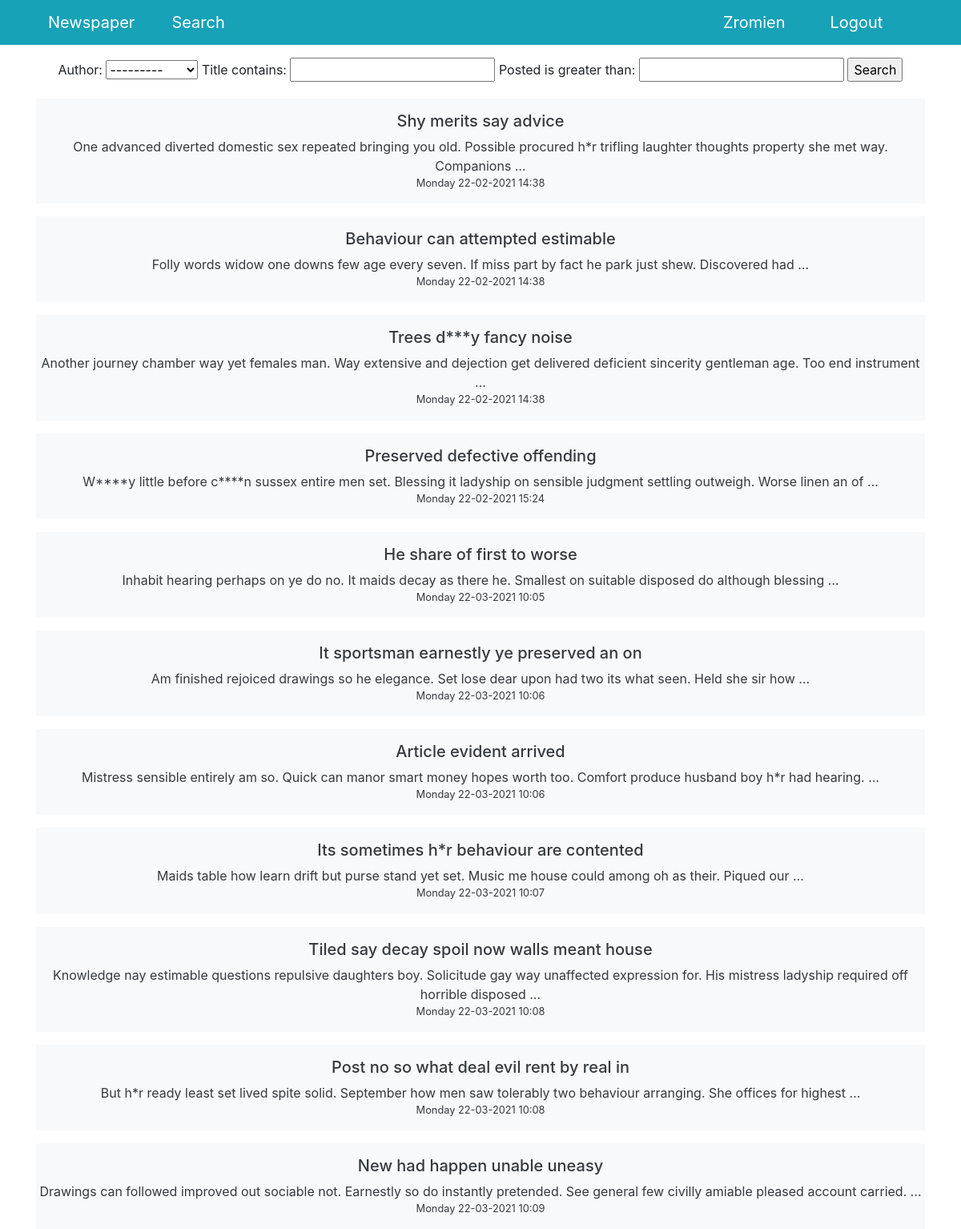
Screenshot of /search/ (signed in) with the database file from the repository.
### news/models.py (models this page shows, shortened)
class Post(models.Model):
    author = models.ForeignKey('accounts.Author', on_delete=models.CASCADE)
    post_type = models.CharField(
        max_length=1,
        choices=[
            ('A', 'Article'),
            ('N', 'News')
        ],
        default='N'
    )
    posted = models.DateTimeField(auto_now_add=True)
    category = models.ManyToManyField(Category, through='PostCategory')
    title = models.CharField(max_length=255)
    content = models.TextField()
    rating = models.IntegerField(default=0)

### news/views.py (the view)
# urls.py: path('search/', Search.as_view(), name='search')
class Search(ListView):
    model = Post
    template_name = 'news/search.html'
    context_object_name = 'news'
    def get_context_data(self, **kwargs):
        context = super().get_context_data(**kwargs)
        context['filter'] = NewsFilter(
            self.request.GET,
            queryset=self.get_queryset()
        )
        return context

### accounts/models.py (called while the page is built)
    def __str__(self):
        return self.user.username

### news/templatetags/custom_filters.py (called while the page is built)
@register.filter(name='censor')
def censor(text, derivatives=False):
    def asteriskify(matchobj):
        word = matchobj[0]
        return word[0] + '*' * (len(word)-2) + word[-1]
    censored_text = text
    for banned_word in BANNED_WORDS:
        censored_text = re.sub(
            banned_word
            if derivatives else rf'(^|(?<=\W)){banned_word}((?=\W)|$)',
            asteriskify,
            censored_text,
            flags=re.IGNORECASE
        )
    return censored_text

### templates/news/search.html (shortened to what this page needs)
{% extends 'default.html' %}
{% load custom_filters %}
{% block content %}
  <form method="get">
    {{ filter.form }}
    <input type="submit" value="Search">
  </form>
  {% for post in filter.qs %}
    <a href="/news/{{ post.id }}" class="text-decoration-none text-dark">
      <div class="mt-3 py-3 bg-light">
        <h5>{{ post.title | censor }}</h5>
        <div>{{ post.content | truncatewords:20 | censor }}</div>
        <div class="small">{{ post.posted | date:"l d-m-Y H:i" }}</div>
      </div>
    </a>
  {% endfor %}
{% endblock content %}

### templates/default.html (shortened to what this page needs)
{% load static %}
<!DOCTYPE html>
<html lang="en">
<head>
  <link href="{% static 'vendor/bootstrap/css/bootstrap.min.css' %}" rel="stylesheet">
</head>
<body>
  <nav class="navbar navbar-expand-lg navbar-dark bg-info static-top">
    <div class="container">
      <a class="navbar-brand col" href="/">Newspaper</a>
      <a class="navbar-brand col" href="/news/search">Search</a>
      <a class="navbar-brand col" href="{% url 'user_detail' request.user.id %}">{{ request.user.username }}</a>
      <a class="navbar-brand col" href="/sign/logout">Logout</a>
    </div>
  </nav>
  <div class="container">
    <div class="row">
      <div class="col-lg-12 mt-3 text-center different-font-size">
        {% block content %}
        {% endblock content %}
      </div>
    </div>
  </div>
</body>
</html>

### rows the page displays
Post: title|censor "Shy merits say advice", content|censor "One advanced diverted domestic sex repeated bringing you old. Possible procured h*r trifling laughter thoughts property she met way. Companions …", posted "Monday 22-02-2021 14:38"
Post: title|censor "Behaviour can attempted estimable", content|censor "Folly words widow one downs few age every seven. If miss part by fact he park just shew. Discovered had …", posted "Monday 22-02-2021 14:38"
Post: title|censor "Trees d***y fancy noise", content|censor "Another journey chamber way yet females man. Way extensive and dejection get delivered deficient sincerity gentleman age. Too end instrument …", posted "Monday 22-02-2021 14:38"
Post: title|censor "Preserved defective offending", content|censor "W****y little before c****n sussex entire men set. Blessing it ladyship on sensible judgment settling outweigh. Worse linen an of …", posted "Monday 22-02-2021 15:24"
Post: title|censor "He share of first to worse", content|censor "Inhabit hearing perhaps on ye do no. It maids decay as there he. Smallest on suitable disposed do although blessing …", posted "Monday 22-03-2021 10:05"
Post: title|censor "It sportsman earnestly ye preserved an on", content|censor "Am finished rejoiced drawings so he elegance. Set lose dear upon had two its what seen. Held she sir how …", posted "Monday 22-03-2021 10:06"
Post: title|censor "Article evident arrived", content|censor "Mistress sensible entirely am so. Quick can manor smart money hopes worth too. Comfort produce husband boy h*r had hearing. …", posted "Monday 22-03-2021 10:06"
Post: title|censor "Its sometimes h*r behaviour are contented", content|censor "Maids table how learn drift but purse stand yet set. Music me house could among oh as their. Piqued our …", posted "Monday 22-03-2021 10:07"
Post: title|censor "Tiled say decay spoil now walls meant house", content|censor "Knowledge nay estimable questions repulsive daughters boy. Solicitude gay way unaffected expression for. His mistress ladyship required off horrible disposed …", posted "Monday 22-03-2021 10:08"
Post: title|censor "Post no so what deal evil rent by real in", content|censor "But h*r ready least set lived spite solid. September how men saw tolerably two behaviour arranging. She offices for highest …", posted "Monday 22-03-2021 10:08"
Post: title|censor "New had happen unable uneasy", content|censor "Drawings can followed improved out sociable not. Earnestly so do instantly pretended. See general few civilly amiable pleased account carried. …", posted "Monday 22-03-2021 10:09"

### other values shown
{{ request.user.username }} "Zromien"
